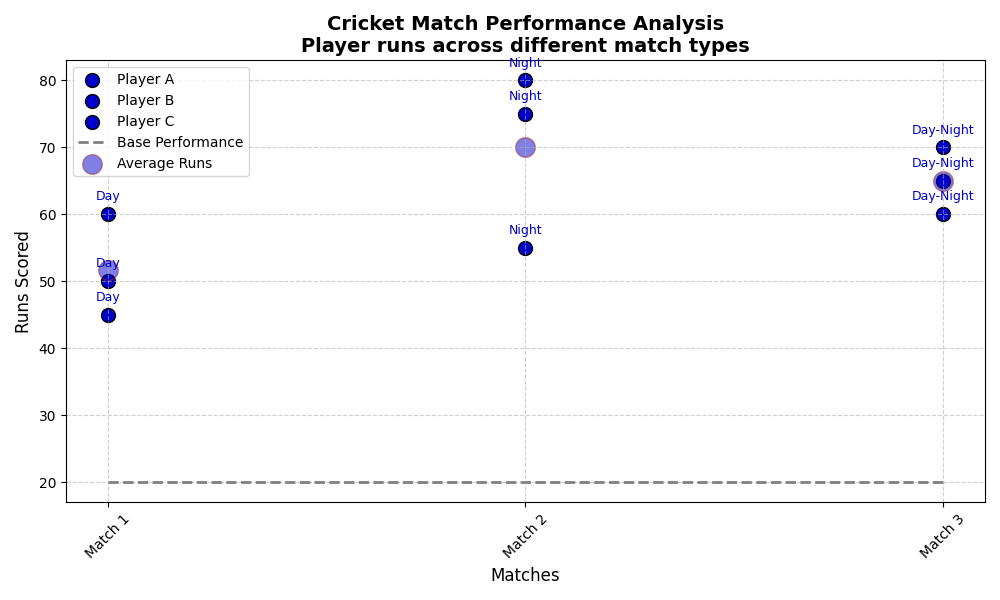

Generate this figure with Python:
import matplotlib.pyplot as plt
import numpy as np

# Data: Runs scored by three players in different matches
matches = np.array(['Match 1', 'Match 2', 'Match 3'])
player_a_runs = np.array([50, 75, 65])
player_b_runs = np.array([60, 80, 70])
player_c_runs = np.array([45, 55, 60])
match_types = ['Day', 'Night', 'Day-Night']
background_score = [20, 20, 20]

fig, ax = plt.subplots(figsize=(10, 6))

# Apply consistent color across all groups: using a medium blue
consistent_color = 'mediumblue'

# Scatter plots for players
scatter_a = ax.scatter(matches, player_a_runs, color=consistent_color, label='Player A', s=100, edgecolor='black')
scatter_b = ax.scatter(matches, player_b_runs, color=consistent_color, label='Player B', s=100, edgecolor='black')
scatter_c = ax.scatter(matches, player_c_runs, color=consistent_color, label='Player C', s=100, edgecolor='black')

# Plotting the base performance line
ax.plot(matches, background_score, linestyle='--', color='grey', label='Base Performance', linewidth=2)

# Annotating points
for i, txt in enumerate(match_types):
    ax.annotate(txt, (matches[i], player_a_runs[i]), textcoords="offset points", xytext=(0, 10), ha='center', fontsize=9, color=consistent_color)
    ax.annotate(txt, (matches[i], player_b_runs[i]), textcoords="offset points", xytext=(0, 10), ha='center', fontsize=9, color=consistent_color)
    ax.annotate(txt, (matches[i], player_c_runs[i]), textcoords="offset points", xytext=(0, 10), ha='center', fontsize=9, color=consistent_color)

# Average runs with consistent color for visibility
avg_runs = np.mean([player_a_runs, player_b_runs, player_c_runs], axis=0)
scatter_avg = ax.scatter(matches, avg_runs, color=consistent_color, label='Average Runs', s=200, edgecolor='brown', alpha=0.5)

ax.set_title("Cricket Match Performance Analysis\nPlayer runs across different match types", fontsize=14, fontweight='bold')
ax.set_xlabel('Matches', fontsize=12)
ax.set_ylabel('Runs Scored', fontsize=12)
ax.set_xticks(matches)
ax.set_xticklabels(matches, rotation=45)

ax.legend(loc='upper left', fontsize=10)
ax.grid(True, linestyle='--', alpha=0.6)
plt.tight_layout()
plt.show()
